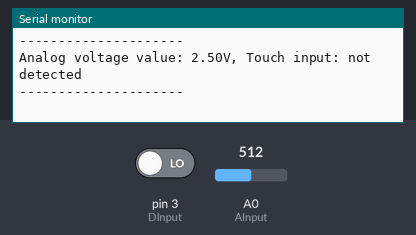
Recording of a sketch running on a simulated Arduino Uno, built with avr-gcc and run on an emulated ATmega328P. Parts: the last lines printed to the serial monitor. Inputs (shaded band) come from the test bench; at power-on: pin 3 (DInput) LOW, A0 (AInput) = 512.

Above: at 1.2 s.
1.3 s: pin 3 (DInput) driven HIGH
3.0 s: A0 (AInput) set to 716
At 3.1 s:
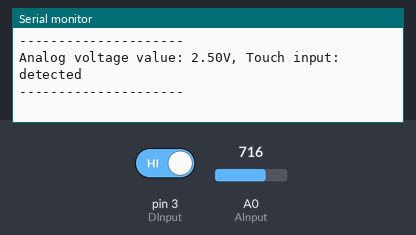
4.5 s: A0 (AInput) set to 900
At 4.66 s:
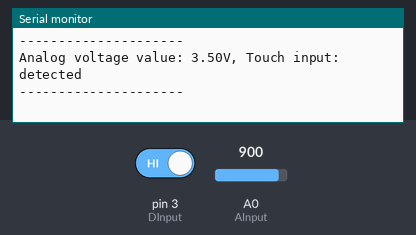
6.0 s: pin 3 (DInput) driven LOW
7.5 s: pin 3 (DInput) driven HIGH
Timing chart, 0 to 10.5 s (numbered marks = the images above; inputs shaded):
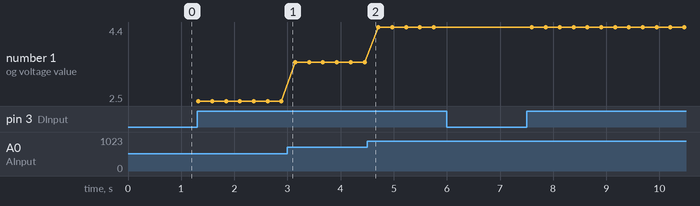

Measured:
- plotted number 1: 2.5 → 3.5 after the input at 3.0 s, 3.5 → 4.4 after the input at 4.5 s

The sketch:

Metal_Touch_Sensor.ino
```cpp
/*
  Project: Metal Touch Sensor
  Description:
    - Reads analog and digital values from a metal touch sensor
    - Displays voltage and touch detection status on Serial Monitor
*/

int AInput = A0; // Analog input from sensor
int DInput = 3;  // Digital input from sensor

void setup() {
  pinMode(AInput, INPUT); // Set pin for analog input
  pinMode(DInput, INPUT); // Set pin for digital input
  Serial.begin(9600);     // Begin Serial communication at 9600 baud
}

void loop() {
  float analogValue;  // Variable for analog reading (voltage)
  int digitalValue;   // Variable for digital reading (touch status)

  // Read analog value and convert it to voltage (0–5V)
  analogValue = analogRead(AInput) * (5.0 / 1023.0);

  // Read digital value from sensor (0 or 1)
  digitalValue = digitalRead(DInput);

  // Display results on Serial Monitor
  Serial.print("Analog voltage value: ");
  Serial.print(analogValue);
  Serial.print("V, ");

  Serial.print("Touch input: ");
  if (digitalValue == 1) {
    Serial.println("detected");
  } else {
    Serial.println("not detected");
  }

  Serial.println("---------------------");
  delay(250);
}
```
